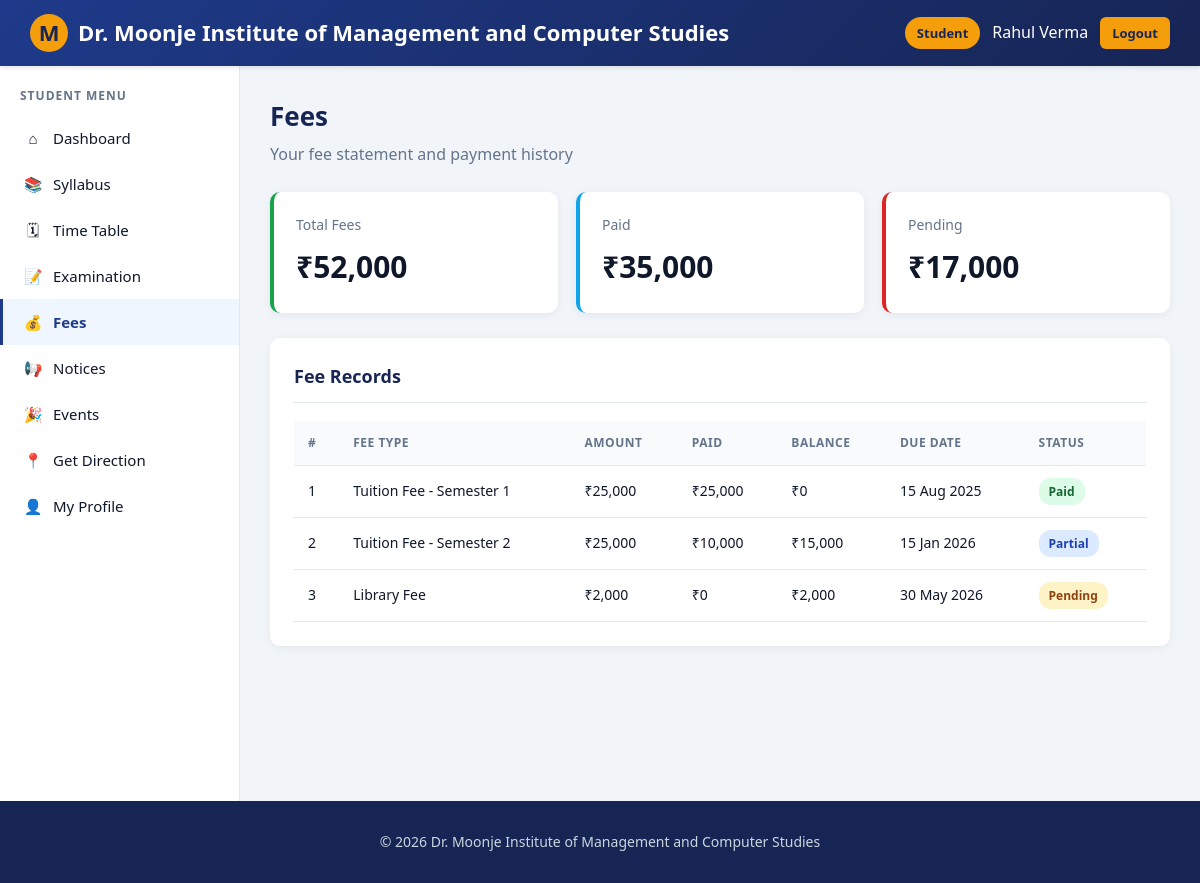
Page /student/fees.php (signed in) on the committed database.
### tables this page shows
CREATE TABLE fees (
    id INT AUTO_INCREMENT PRIMARY KEY,
    student_id INT NOT NULL,
    fee_type VARCHAR(100) NOT NULL,
    amount DECIMAL(10,2) NOT NULL,
    paid_amount DECIMAL(10,2) DEFAULT 0.00,
    due_date DATE,
    status ENUM('Pending','Partial','Paid') DEFAULT 'Pending',
    created_at TIMESTAMP DEFAULT CURRENT_TIMESTAMP,
    FOREIGN KEY (student_id) REFERENCES students(id) ON DELETE CASCADE
);

### config/db.php (called while the page is built, shortened)
<?php
function e($value) {
    return htmlspecialchars($value ?? '', ENT_QUOTES, 'UTF-8');
}

### student/fees.php (the view, shortened to what this page needs)
<?php
require_once '../includes/student_header.php';
$sid = $_SESSION['student_id'];
$stmt = $conn->prepare("SELECT * FROM fees WHERE student_id=? ORDER BY created_at DESC");
$stmt->bind_param('i', $sid); $stmt->execute();
$res = $stmt->get_result();
$total = 0; $paid = 0;
$rows = [];
while($r = $res->fetch_assoc()) { $rows[]=$r; $total+=$r['amount']; $paid+=$r['paid_amount']; }
$pending = $total - $paid;
?>
<div class="page-header">
    <div>
        <h1>Fees</h1>
        <p>Your fee statement and payment history</p>
    </div>
</div>
<div class="cards">
    <div class="card success">
        <div class="label">Total Fees</div>
        <div class="value">₹<?= number_format($total,0) ?></div>
    </div>
    <div class="card accent">
        <div class="label">Paid</div>
        <div class="value">₹<?= number_format($paid,0) ?></div>
    </div>
    <div class="card danger">
        <div class="label">Pending</div>
        <div class="value">₹<?= number_format($pending,0) ?></div>
    </div>
</div>
<div class="panel">
    <h3 class="panel-title">Fee Records</h3>
    <div class="table-wrap">
        <table>
            <thead>
                <tr>
                    <th>#</th><th>Fee Type</th><th>Amount</th><th>Paid</th><th>Balance</th><th>Due Date</th><th>Status</th>
                </tr>
            </thead>
            <tbody>
                <?php if($rows): foreach($rows as $i=>$r): $bal=$r['amount']-$r['paid_amount']; ?>
                    <tr>
                        <td><?= $i+1 ?></td>
                        <td><?= e($r['fee_type']) ?></td>
                        <td>₹<?= number_format($r['amount'],0) ?></td>
                        <td>₹<?= number_format($r['paid_amount'],0) ?></td>
                        <td>₹<?= number_format($bal,0) ?></td>
                        <td><?= $r['due_date'] ? date('d M Y', strtotime($r['due_date'])) : '-' ?></td>
                        <td><span class="status <?= strtolower($r['status']) ?>"><?= e($r['status']) ?></span></td>
                    </tr>
                <?php endforeach; else: ?>
                    <tr><td colspan="7" style="text-align:center; color:#64748b;">No fee records.</td></tr>
                <?php endif; ?>
            </tbody>
        </table>
    </div>
</div>
<?php require_once '../includes/student_footer.php'; ?>

### assets/css/style.css (style rules this page uses)
* { margin:0; padding:0; box-sizing:border-box; }
:root { --primary:#1e3a8a; --primary-dark:#172554; --secondary:#f59e0b; --accent:#0ea5e9; --light:#f8fafc; --dark:#0f172a; --gray:#64748b; --border:#e2e8f0; --success:#16a34a; --danger:#dc2626; --warning:#f59e0b; --card-shadow:0 2px 8px rgba(0,0,0,0.06); }
body { font-family:'Segoe UI', Tahoma, sans-serif; background:#f1f5f9; color:var(--dark); line-height:1.6; min-height:100vh; }
.page-header { display:flex; justify-content:space-between; align-items:center; margin-bottom:25px; flex-wrap:wrap; gap:12px; }
.page-header h1 { font-size:26px; color:var(--primary-dark); }
.page-header p { color:var(--gray); margin-top:4px; }
.cards { display:grid; grid-template-columns:repeat(auto-fit,minmax(220px,1fr)); gap:18px; margin-bottom:25px; }
.card { background:#fff; border-radius:10px; padding:22px; box-shadow:var(--card-shadow); border-left:4px solid var(--primary); }
.card.success { border-left-color:var(--success); }
.card.danger { border-left-color:var(--danger); }
.card.accent { border-left-color:var(--accent); }
.card .label { color:var(--gray); font-size:14px; margin-bottom:6px; }
.card .value { font-size:30px; font-weight:700; color:var(--dark); }
.panel { background:#fff; border-radius:10px; padding:24px; box-shadow:var(--card-shadow); margin-bottom:20px; }
.panel-title { font-size:18px; font-weight:600; margin-bottom:18px; padding-bottom:12px; border-bottom:1px solid var(--border); color:var(--primary-dark); }
.table-wrap { overflow-x:auto; }
table { width:100%; border-collapse:collapse; font-size:14px; }
table th, table td { padding:12px 14px; text-align:left; border-bottom:1px solid var(--border); }
table th { background:#f8fafc; color:var(--gray); font-weight:600; text-transform:uppercase; font-size:12px; letter-spacing:0.5px; }
.status { padding:4px 10px; border-radius:12px; font-size:12px; font-weight:600; display:inline-block; }
.status.paid { background:#dcfce7; color:#166534; }
.status.pending { background:#fef3c7; color:#92400e; }
.status.partial { background:#dbeafe; color:#1e40af; }

### rows in the picture
fees: fee_type "Tuition Fee - Semester 1", amount "25,000", paid_amount "25,000", bal "0", due_date "15 Aug 2025", status "Paid"
fees: fee_type "Tuition Fee - Semester 2", amount "25,000", paid_amount "10,000", bal "15,000", due_date "15 Jan 2026", status "Partial"
fees: fee_type "Library Fee", amount "2,000", paid_amount "0", bal "2,000", due_date "30 May 2026", status "Pending"

### other values in the picture
$_SESSION['student_name'] "Rahul Verma"
$total "52,000"
$paid "35,000"
$pending "17,000"
